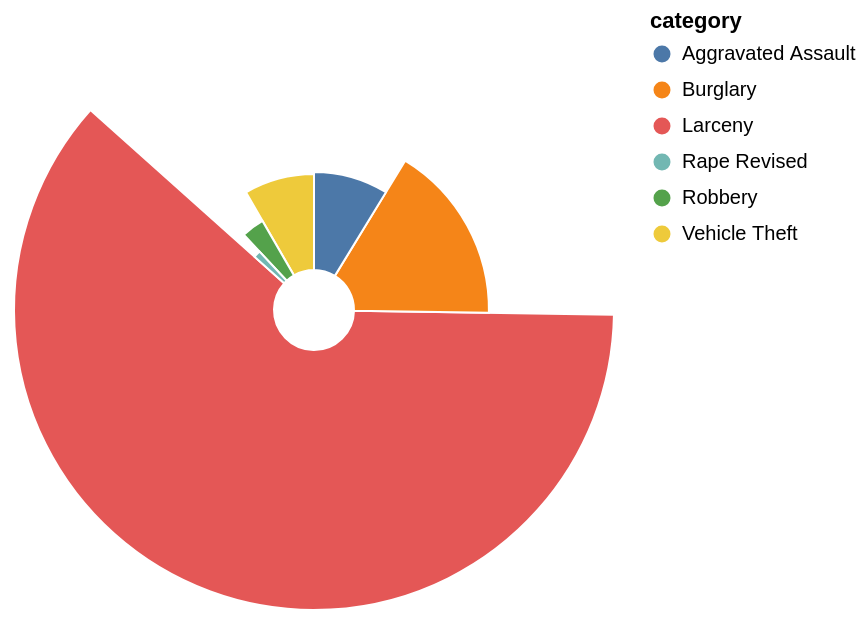

Here is the Vega-Lite specification saved for this chart:
### Vega-Lite specification from a JSON file in a GitHub repository (floating-point values rounded to 4 significant figures)
{"$schema": "https://vega.github.io/schema/vega-lite/v5.json", "description": "A simple radial chart with embedded data.", "data": {"values": [{"category": "Larceny", "value": 61.24}, {"category": "Burglary", "value": 16.5}, {"category": "Aggravated Assault", "value": 8.71}, {"category": "Vehicle Theft", "value": 8.33}, {"category": "Robbery", "value": 3.59}, {"category": "Rape Revised", "value": 1.44}]}, "layer": [{"mark": {"type": "arc", "tooltip": true, "innerRadius": 20, "stroke": "#fff"}}, {"mark": {"type": "text", "radiusOffset": 10}}], "encoding": {"theta": {"field": "value", "type": "quantitative", "stack": true}, "radius": {"field": "value", "scale": {"type": "sqrt", "zero": true, "rangeMin": 20}}, "color": {"field": "category", "type": "nominal"}}}
